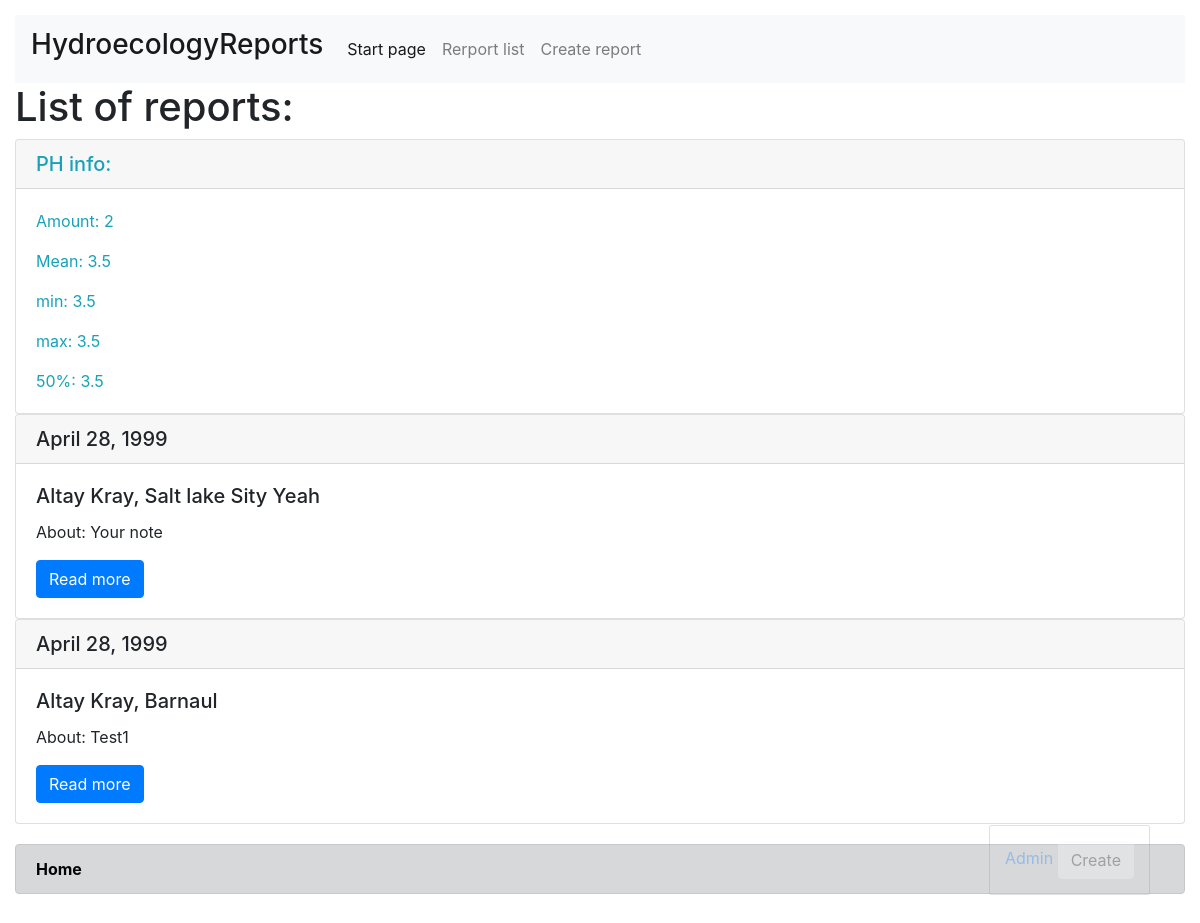
The page /reports/ on the database its author committed.
### report/models.py (models this page shows, shortened)
class Report(models.Model):
	date = models.DateField(auto_now_add=False)
	place = models.CharField(max_length=50, default='Altay Kray, Salt lake')
	ph = models.FloatField(default='0.0');
	comment = models.CharField(max_length=100, default='Your note')
	slug = models.SlugField(max_length=150, unique=True)

### report/views.py (the view)
# urls.py: path('reports/', report_list, name='report_list'),
def report_list(request):
	reports = Report.objects.all()
	df = pd.DataFrame(list(reports.values()))
	am = df['ph'].count()
	meanPH = df['ph'].mean()
	minimal = df['ph'].min()
	maximal = df['ph'].max()
	quant = df['ph'].quantile(.5)
	return render(request, 'report_list/report_list.html', context={'reports': reports, 'amount': am, 'mean': meanPH, 'min': minimal, 'max': maximal, 'quant': quant})

### report/templates/report_list/report_list.html (shortened to what this page needs)
{% extends 'base.html'%}
{% block site_body %}
	<h1>List of reports: </h1>
	<div class="card text-info">
		<h5 class="card-header">PH info:</h5>
		<div class="card-body">
			<p class="card-text">Amount: {{amount}}</p>
			<p class="card-text">Mean: {{mean}}</p>
			<p class="card-text">min: {{min}}</p>
			<p class="card-text">max: {{max}}</p>
			<p class="card-text">50%: {{quant}}</p>
		</div>
	</div>
	{% for report in reports %}
	<div class="card">
		<h5 class="card-header">{{ report.date }}</h5>
  		<div class="card-body">
  			<h5 class="card-title">{{ report.place }}</h5>
    		<p class="card-text">About: {{ report.comment }}</p>
    		<a href="{% url 'report_url' slug=report.slug %}" class="btn btn-primary">Read more</a>
  		</div>
	</div>
	{% endfor %}
{% endblock %}

### report/templates/base.html (shortened to what this page needs)
{% load static %}
<!DOCTYPE html>
<html>
<head>
	<link rel="stylesheet" href="https://stackpath.bootstrapcdn.com/bootstrap/4.3.1/css/bootstrap.min.css">
	<link rel="stylesheet" type="text/css" href="{% static 'css/style.css' %}">
	<nav class="navbar navbar-expand-lg navbar-light bg-light">
	  <a class="navbar-brand" href="{% url 'index_page' %}"><h3>HydroecologyReports</h5></a>
	  <div class="collapse navbar-collapse" id="navbarNav">
	    <ul class="navbar-nav">
	      <li class="nav-item active">
	        <a class="nav-link" href="{% url 'index_page' %}">Start page <span class="sr-only">(current)</span></a>
	      </li>
	      <li class="nav-item">
	        <a class="nav-link" href="{% url 'report_list' %}">Rerport list</a>
	      </li>
	      <li class="nav-item">
	        <a class="nav-link" href="{% url 'create_report' %}">Create report</a>
		  </li>
	    </ul>
	  </div>
	</nav>
</head>
<body style="width: auto; padding: 15px">
	{% block site_body %}{% endblock %}
<footer style="padding-top: 20px">
{% block button-back %}
	<div class="alert alert-dark" role="alert">
	  <a href="{% url 'index_page' %}" class="alert-link">
	  		Home
		</a>
	</div>
{% endblock %}
</footer>
<div class="admin-panel align-items-center">
	<a href="/admin"> Admin </a>
		<a href="" class="btn btn-light">Create</a>
</div>
</body>
</html>

### static/css/style.css (style rules this page uses)
.admin-panel { border: 1px solid #999; border-radius: 2px; position: fixed; right: 50px; bottom: 30px; opacity: 0.3; padding: 15px; }

### rows shown on the page
Report: date "April 28, 1999", place "Altay Kray, Salt lake Sity Yeah", comment "Your note"
Report: date "April 28, 1999", place "Altay Kray, Barnaul", comment "Test1"

### other values the page prints
{{ amount }} "2"
{{ mean }} "3.5"
{{ min }} "3.5"
{{ max }} "3.5"
{{ quant }} "3.5"
